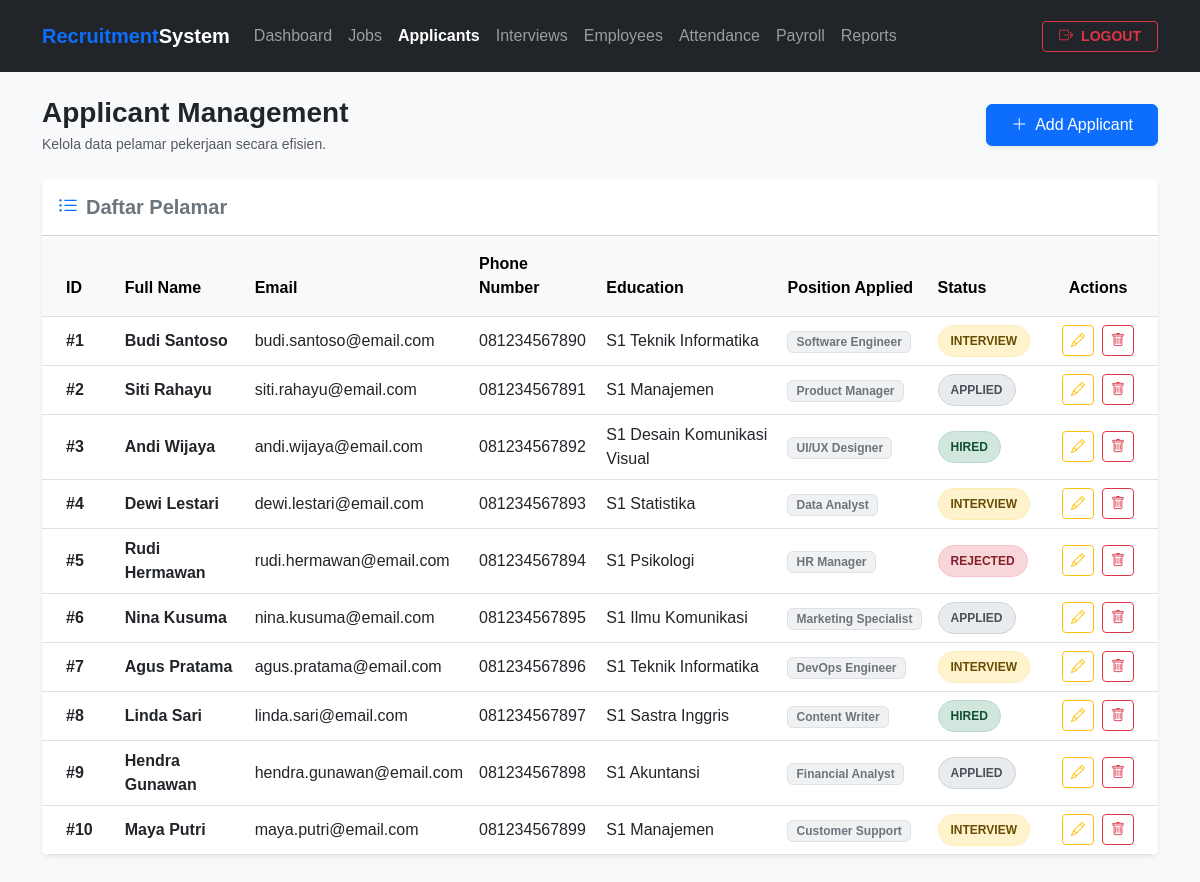
The app's page /applicants.php with its own data.
### tables this page shows
CREATE TABLE applicants (
    applicant_id INT AUTO_INCREMENT PRIMARY KEY,
    full_name VARCHAR(100) NOT NULL,
    email VARCHAR(100) NOT NULL,
    phone_number VARCHAR(20) NOT NULL,
    education VARCHAR(100) NOT NULL,
    job_id INT,
    status ENUM('Applied', 'Interview', 'Hired', 'Rejected') DEFAULT 'Applied',
    created_at TIMESTAMP DEFAULT CURRENT_TIMESTAMP,
    updated_at TIMESTAMP DEFAULT CURRENT_TIMESTAMP ON UPDATE CURRENT_TIMESTAMP,
    FOREIGN KEY (job_id) REFERENCES jobs(job_id) ON DELETE SET NULL
);

CREATE TABLE jobs (
    job_id INT AUTO_INCREMENT PRIMARY KEY,
    position VARCHAR(100) NOT NULL,
    department VARCHAR(100) NOT NULL,
    location VARCHAR(100) NOT NULL,
    status ENUM('Open', 'Closed') DEFAULT 'Open',
    created_at TIMESTAMP DEFAULT CURRENT_TIMESTAMP,
    updated_at TIMESTAMP DEFAULT CURRENT_TIMESTAMP ON UPDATE CURRENT_TIMESTAMP
);

### applicants.php (the view, shortened to what this page needs)
<?php
require_once 'config/database.php';
$current_page = 'applicants';
$applicants_query = $conn->query("SELECT a.*, j.position FROM applicants a LEFT JOIN jobs j ON a.job_id = j.job_id ORDER BY a.applicant_id ASC");
$applicants_list = [];
while ($row = $applicants_query->fetch_assoc()) {
    $applicants_list[] = $row;
}
?>
<!DOCTYPE html>
<html lang="id">
<head>
    <link href="https://cdn.jsdelivr.net/npm/bootstrap@5.3.0/dist/css/bootstrap.min.css" rel="stylesheet">
    <link href="https://cdn.jsdelivr.net/npm/bootstrap-icons@1.10.5/font/bootstrap-icons.css" rel="stylesheet">
</head>
<body>
    <nav class="navbar navbar-expand-lg navbar-dark bg-dark mb-4 py-3">
        <div class="container">
            <a class="navbar-brand fw-bold text-primary" href="#">Recruitment<span class="text-white">System</span></a>
            <div class="collapse navbar-collapse" id="navbarNav">
                <ul class="navbar-nav me-auto mb-2 mb-lg-0">
                    <li class="nav-item"><a class="nav-link <?= ($current_page == 'dashboard') ? 'active fw-bold text-white' : '' ?>" href="index.php">Dashboard</a></li>
                    <li class="nav-item"><a class="nav-link <?= ($current_page == 'jobs') ? 'active fw-bold text-white' : '' ?>" href="jobs.php">Jobs</a></li>
                    <li class="nav-item"><a class="nav-link <?= ($current_page == 'applicants') ? 'active fw-bold text-white' : '' ?>" href="applicants.php">Applicants</a></li>
                    <li class="nav-item"><a class="nav-link <?= ($current_page == 'interviews') ? 'active fw-bold text-white' : '' ?>" href="interviews.php">Interviews</a></li>
                    <li class="nav-item"><a class="nav-link <?= ($current_page == 'employees') ? 'active fw-bold text-white' : '' ?>" href="employees.php">Employees</a></li>
                    <li class="nav-item"><a class="nav-link <?= ($current_page == 'attendance') ? 'active fw-bold text-white' : '' ?>" href="attendance.php">Attendance</a></li>
                    <li class="nav-item"><a class="nav-link <?= ($current_page == 'payroll') ? 'active fw-bold text-white' : '' ?>" href="payroll.php">Payroll</a></li>
                    <li class="nav-item"><a class="nav-link <?= ($current_page == 'reports') ? 'active fw-bold text-white' : '' ?>" href="reports.php">Reports</a></li>
                </ul>
                <div class="d-flex align-items-center">
                    <a href="logout.php" class="btn btn-outline-danger btn-sm fw-bold px-3"><i class="bi bi-box-arrow-right me-1"></i> LOGOUT</a>
                </div>
            </div>
        </div>
    </nav>
    <div class="container mb-5">
        <div class="d-flex flex-column flex-md-row justify-content-between align-items-md-center gap-3 mb-4">
            <div>
                <h1 class="h3 fw-bold text-dark mb-1">Applicant Management</h1>
                <p class="text-muted small mb-0">Kelola data pelamar pekerjaan secara efisien.</p>
            </div>
            <div>
                <button class="btn btn-primary px-4 py-2 shadow-sm" data-bs-toggle="modal" data-bs-target="#addApplicantModal"><i class="bi bi-plus-lg me-2"></i>Add Applicant</button>
            </div>
        </div>
        <div class="card shadow-sm border-0 mb-4">
            <div class="card-header bg-white py-3">
                <h5 class="card-title mb-0 fw-bold text-secondary"><i class="bi bi-list-ul me-2 text-primary"></i>Daftar Pelamar</h5>
            </div>
            <div class="card-body p-0">
                <div class="table-responsive">
                    <table class="table table-hover align-middle mb-0">
                        <thead class="table-light">
                            <tr>
                                <th class="px-4 py-3">ID</th>
                                <th class="py-3">Full Name</th>
                                <th class="py-3">Email</th>
                                <th class="py-3">Phone Number</th>
                                <th class="py-3">Education</th>
                                <th class="py-3">Position Applied</th>
                                <th class="py-3">Status</th>
                                <th class="px-4 py-3 text-center">Actions</th>
                            </tr>
                        </thead>
                        <tbody>
                            <?php if (empty($applicants_list)): ?>
                                <tr><td colspan="8" class="text-center py-5 text-muted">Belum ada data pelamar saat ini.</td></tr>
                            <?php else: ?>
                                <?php foreach ($applicants_list as $row): ?>
                                <tr>
                                    <td class="px-4"><strong>#<?= $row['applicant_id'] ?></strong></td>
                                    <td class="fw-semibold"><?= htmlspecialchars($row['full_name']) ?></td>
                                    <td><?= htmlspecialchars($row['email']) ?></td>
                                    <td><?= htmlspecialchars($row['phone_number']) ?></td>
                                    <td><?= htmlspecialchars($row['education']) ?></td>
                                    <td><span class="badge bg-secondary bg-opacity-10 text-secondary border px-2 py-1"><?= htmlspecialchars($row['position'] ?? 'N/A') ?></span></td>
                                    <td><span class="badge-status badge-<?= strtolower($row['status']) ?>"><?= $row['status'] ?></span></td>
                                    <td class="px-4 text-center">
                                        <div class="d-flex gap-2 justify-content-center">
                                            <button class="btn btn-sm btn-outline-warning" data-bs-toggle="modal" data-bs-target="#editApplicantModal" onclick="editApplicant(<?= htmlspecialchars(json_encode($row)) ?>)"><i class="bi bi-pencil"></i></button>
                                            <a href="applicants.php?delete=<?= $row['applicant_id'] ?>" class="btn btn-sm btn-outline-danger" onclick="return confirm('Apakah Anda yakin ingin menghapus applicant ini?')"><i class="bi bi-trash"></i></a>
                                        </div>
                                    </td>
                                </tr>
                                <?php endforeach; ?>
                            <?php endif; ?>
                        </tbody>
                    </table>
                </div>
            </div>
        </div>
    </div>
</body>
</html>

### applicants.php (style rules this page uses)
body { background-color: #f8f9fa; color: #333333; font-family: sans-serif; min-height: 100vh; }
.badge-status { padding: 6px 12px; border-radius: 50px; font-size: 12px; font-weight: 600; display: inline-block; text-transform: uppercase; }
.badge-applied { background-color: #e9ecef; color: #495057; border: 1px solid #ced4da; }
.badge-interview { background-color: #fff3cd; color: #664d03; border: 1px solid #ffecb5; }
.badge-hired { background-color: #d1e7dd; color: #0f5132; border: 1px solid #badbcc; }
.badge-rejected { background-color: #f8d7da; color: #842029; border: 1px solid #f5c2c7; }
.table-responsive { border-radius: 8px; }

### records on screen
applicants: applicant_id "1", full_name "Budi Santoso", email "budi.santoso@email.com", phone_number "081234567890", education "S1 Teknik Informatika", job.position "Software Engineer", status "INTERVIEW"
applicants: applicant_id "2", full_name "Siti Rahayu", email "siti.rahayu@email.com", phone_number "081234567891", education "S1 Manajemen", job.position "Product Manager", status "APPLIED"
applicants: applicant_id "3", full_name "Andi Wijaya", email "andi.wijaya@email.com", phone_number "081234567892", education "S1 Desain Komunikasi Visual", job.position "UI/UX Designer", status "HIRED"
applicants: applicant_id "4", full_name "Dewi Lestari", email "dewi.lestari@email.com", phone_number "081234567893", education "S1 Statistika", job.position "Data Analyst", status "INTERVIEW"
applicants: applicant_id "5", full_name "Rudi Hermawan", email "rudi.hermawan@email.com", phone_number "081234567894", education "S1 Psikologi", job.position "HR Manager", status "REJECTED"
applicants: applicant_id "6", full_name "Nina Kusuma", email "nina.kusuma@email.com", phone_number "081234567895", education "S1 Ilmu Komunikasi", job.position "Marketing Specialist", status "APPLIED"
applicants: applicant_id "7", full_name "Agus Pratama", email "agus.pratama@email.com", phone_number "081234567896", education "S1 Teknik Informatika", job.position "DevOps Engineer", status "INTERVIEW"
applicants: applicant_id "8", full_name "Linda Sari", email "linda.sari@email.com", phone_number "081234567897", education "S1 Sastra Inggris", job.position "Content Writer", status "HIRED"
applicants: applicant_id "9", full_name "Hendra Gunawan", email "hendra.gunawan@email.com", phone_number "081234567898", education "S1 Akuntansi", job.position "Financial Analyst", status "APPLIED"
applicants: applicant_id "10", full_name "Maya Putri", email "maya.putri@email.com", phone_number "081234567899", education "S1 Manajemen", job.position "Customer Support", status "INTERVIEW"
